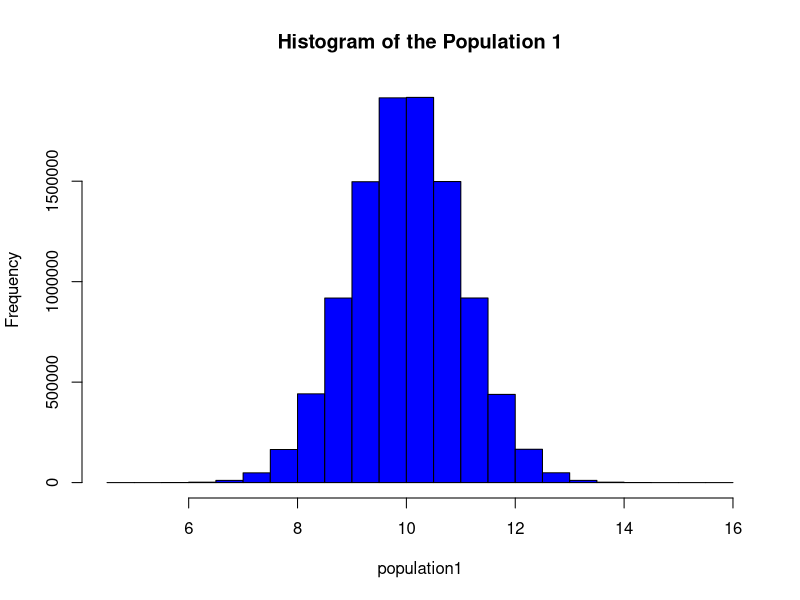
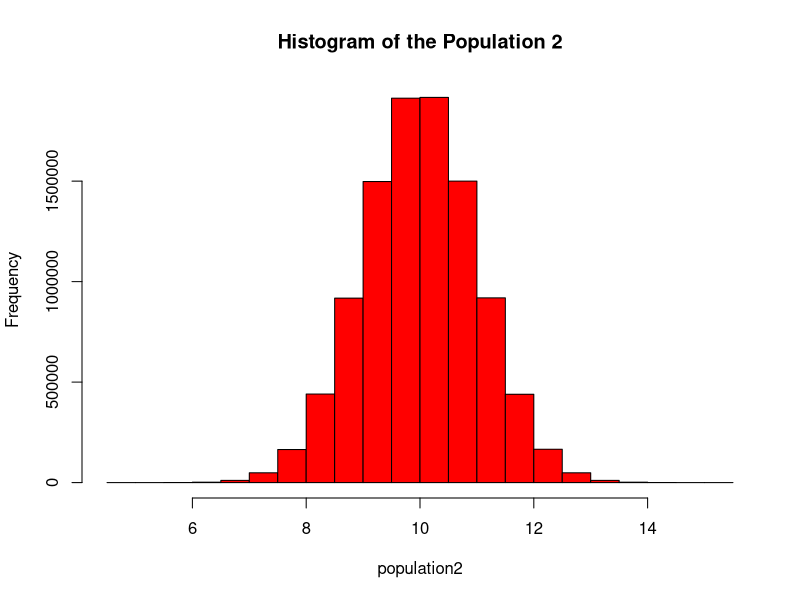
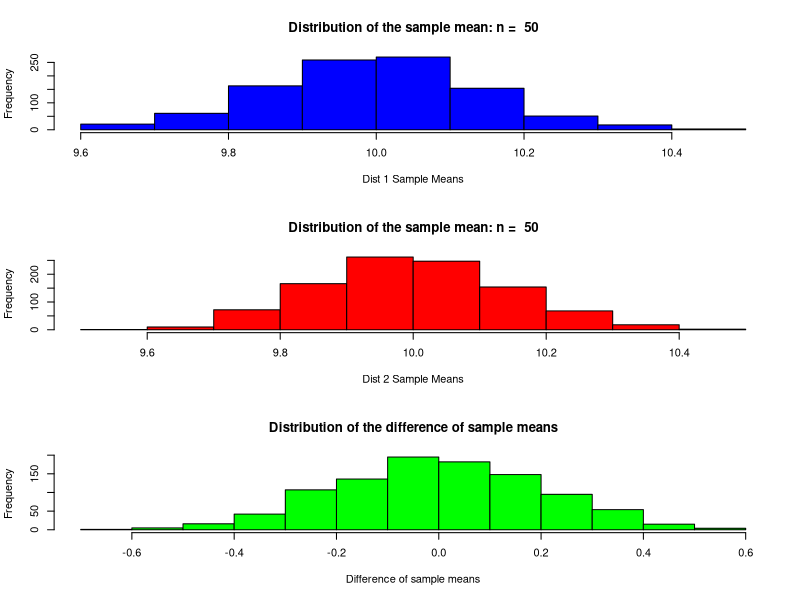

Recreate these plots in R, in order.
## ---- chunk 1
knitr::opts_chunk$set(echo = TRUE)
## ---- chunk 2
n1 = 50 # sample size per sample for 1st distribution
n2 = 50 # sample size per sample for 2nd distribution (we will compare these distribuions) 
simulations = 1000 #number of samples and thus number of xbars we will generate.  
#mu = 0; # mean parameter for use with normal distribuions
#sigma = 1; # standard deviation parameter for use with normal distribuions
population1  = rnorm(10000000,10,1)
hist(population1, col = "blue", main = "Histogram of the Population 1")
mean(population1)
sd(population1)

population2 = rnorm(10000000,10,1)
hist(population2, col = "red", main = "Histogram of the Population 2")
mean(population2)
sd(population2)

## ---- chunk 3
xbar_holder1 = numeric(simulations) # This will hold all the sample means for the first distribution.
xbar_holder2 = numeric(simulations) # This will hold all the sample means for the second distribution.
DiffOfxbars = numeric(simulations) # This will hold all the difference of sample means. 
## ---- chunk 4
for (i in 1:simulations)
{ 
  #sample1 = rnorm(n1,mean = mu, sd = sigma)
  #sample2 = rnorm(n2,mean = mu, sd = sigma)
  sample1 = sample(population1, n1)
  sample2 = sample(population2, n2)
  
  xbar1 = mean(sample1)
  xbar2 = mean(sample2)
  xbar_holder1[i] = xbar1
  xbar_holder2[i] = xbar2
  DiffOfxbars[i] = xbar1 - xbar2
}
## ---- chunk 5
par(mfrow = c(3,1))
hist(xbar_holder1, col = "blue", main = paste("Distribution of the sample mean: n = ", n1), xlab = "Dist 1 Sample Means")
hist(xbar_holder2, col = "red", main = paste("Distribution of the sample mean: n = ", n2), xlab = "Dist 2 Sample Means")
hist(DiffOfxbars, col = "green", main = "Distribution of the difference of sample means", xlab = "Difference of sample means")


## ---- chunk 6
summary(xbar_holder1) #5 number summary and the mean
summary(xbar_holder2) #5 number summary and the mean
sd(xbar_holder1) # standard deviation of dstribuion 1
sd(xbar_holder2) #standard deviation of distribuion 2

mean(DiffOfxbars)
sd(DiffOfxbars)

